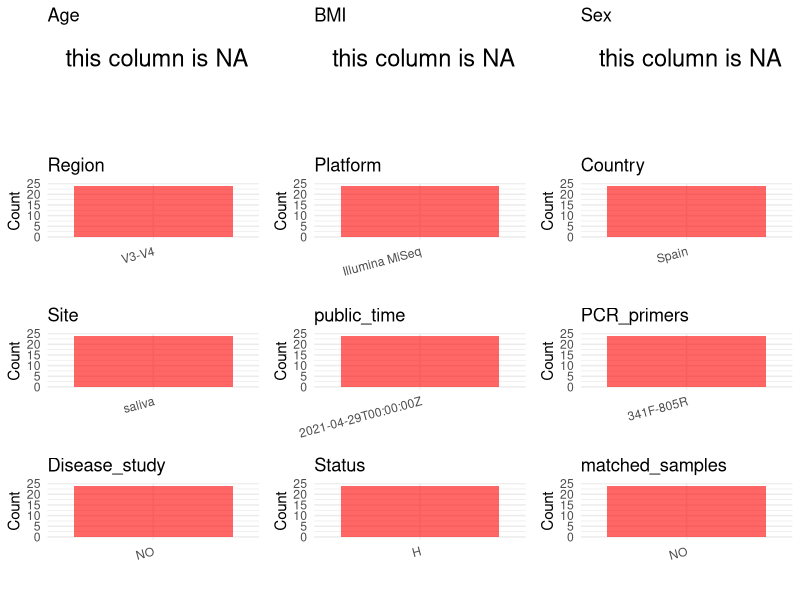

Source code (R): (Note: this script raises an error after producing the figure.)
## ---- chunk 1
# Load necessary libraries
library(dplyr)
library(ggplot2)
library(cowplot)

# Set working directory (update this path to your local directory)
setwd("D:/metadata/3/PRJNA725996")

# Read the initial metadata files
initial_meta<-read.csv("SraRunTable.csv",header = T)

# Combine the two metadata files
#meta <- rbind(initial_meta, initial_meta1)

#Remove entries non-oral samples
#initial_meta <- subset(initial_meta,BioSampleModel != "Metagenome or environmental")

# Check the number of samples containing "HT" in Sample.Name (e.g., healthy controls)
#nrow(subset(meta, grepl("HT", Sample.Name)))

# Display the first few rows of the metadata
head(initial_meta)
## ---- chunk 2
# Create a uniform metadata dataframe
metadata <- data.frame(
  BioProject = initial_meta$BioProject,
  Run = initial_meta$Run,
  sample_name = initial_meta$Sample.Name,
  Age = NA,
  BMI = NA,
  Sex=NA,
  Region = "V3-V4",
  Platform = initial_meta$Instrument,
  Country = initial_meta$geo_loc_name_country,
  Site = initial_meta$isolation_source,
  public_time = initial_meta$ReleaseDate,
  Status      = "H",
  stringsAsFactors = FALSE
)
## ---- chunk 3
# Add information obtained from the publication
metadata$PCR_primers <- "341F-805R"
metadata$title <- "A Single Dose of Nitrate Increases Resilience Against Acidification Derived From Sugar Fermentation by the Oral Microbiome"
metadata$Disease_study <- "NO"
# Assign disease status based on sample_name patterns

keep_subjects <- unique(subset(metadata, Site == "saliva")$sample_name)
metadata <- subset(metadata, sample_name %in% keep_subjects)


metadata$matched_samples <- "NO"
## ---- chunk 4
# Check the number of unique runs and sample names
print(paste("Number of unique runs:", length(unique(metadata$Run))))
print(paste("Number of unique sample names:", length(unique(metadata$sample_name))))
## ---- chunk 5
# Select columns for visualization
plot_data <- metadata %>%
  select(-BioProject, -Run, -sample_name, -title)

# Function to create simple plots for each column
create_simple_plots <- function(data) {
  plots <- list()
  
  for (col in colnames(data)) {
    # Check if the column is all NA
    if (all(is.na(data[[col]]))) {
      # Create an empty plot with text indicating all NA
      p <- ggplot() +
        annotate("text", x = 0.5, y = 0.5, label = "this column is NA", size = 6) +
        labs(title = col) +
        theme_void()
    } else if (is.numeric(data[[col]])) {
      # Numeric variable: histogram
      p <- ggplot(data, aes(x = .data[[col]])) +
        geom_histogram(fill = "blue", alpha = 0.6, bins = 20, na.rm = TRUE) +
        labs(title = col) +
        theme_minimal()
    } else {
      # Categorical variable: bar plot (remove NA values)
      count_data <- as.data.frame(table(data[[col]], useNA = "ifany"))
      p <- ggplot(count_data, aes(x = reorder(Var1, -Freq), y = Freq)) +
        geom_col(fill = "red", alpha = 0.6) +
        labs(title = col, x = NULL, y = "Count") +
        theme_minimal() +
        theme(axis.text.x = element_text(angle = 15, hjust = 1))
    }
    plots[[col]] <- p
  }
  
  return(plots)
}

# Generate and arrange plots
plots <- create_simple_plots(plot_data)
p<-plot_grid(plots$Age, 
          plots$BMI, 
          plots$Sex, 
          plots$Region, 
          plots$Platform, 
          plots$Country, 
          plots$Site,
          plots$public_time, 
          plots$PCR_primers,
          plots$Disease_study,
          plots$Status,
          plots$matched_samples,# add 
          ncol = 3, align = "hv", axis = "lb")
ggsave("Metadata_Summary.png", plot = p, width = 8, height = 6, dpi = 150)
## ---- chunk 6
knitr::include_graphics("metadata_summary.png")
## ---- chunk 7
# Reorder columns to match the desired format
metadata <- metadata[, c(
  "BioProject", "Run", "sample_name", "Age", "BMI", "Sex", 
  "Region", "Platform", "Country", "Site", "public_time", 
  "PCR_primers", "title", "Disease_study", "Status","matched_samples"
)]

# Export the uniform metadata to a CSV file
write.csv(metadata, file = "metadata.csv", quote = TRUE)
head(metadata)
